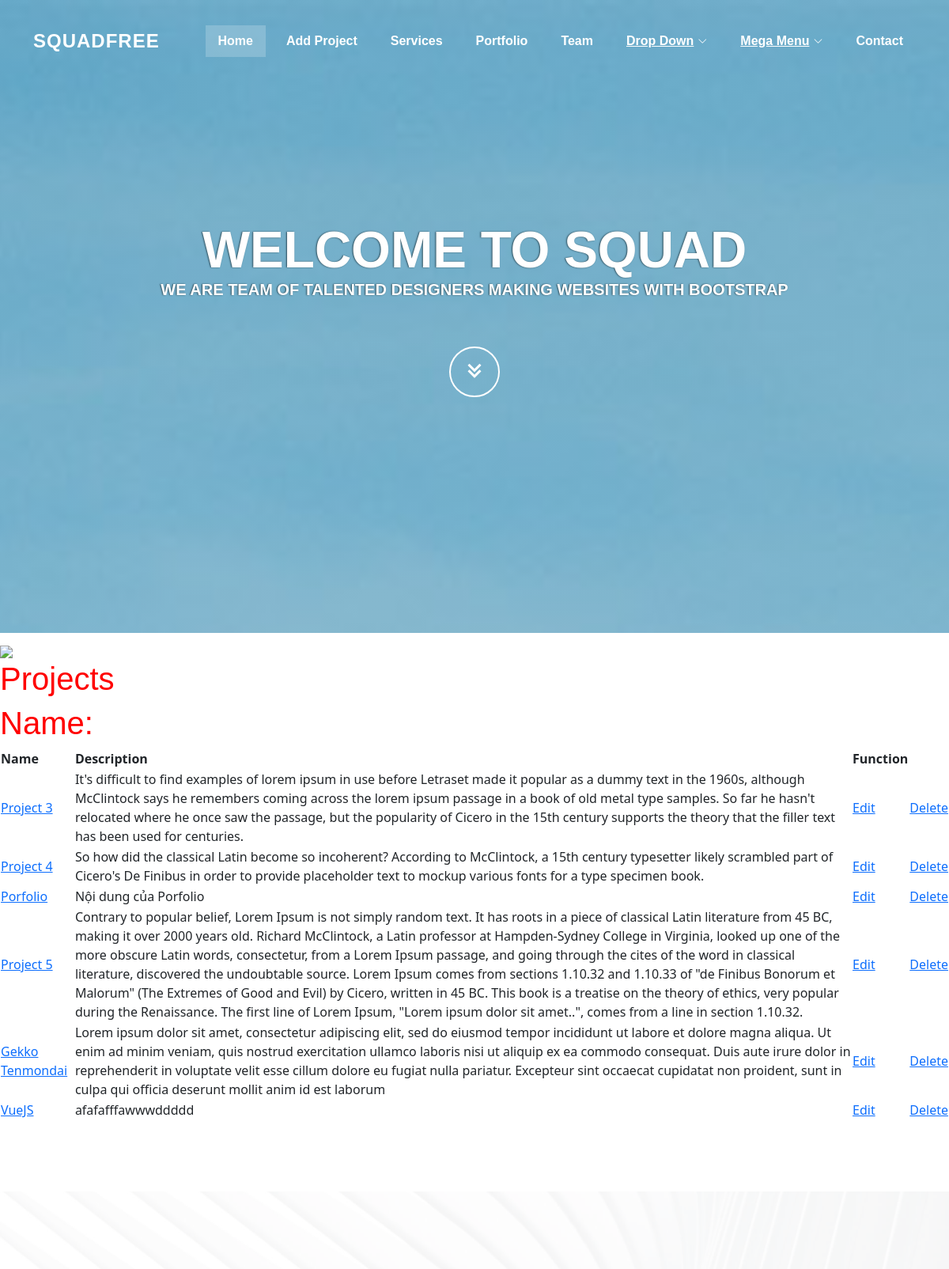
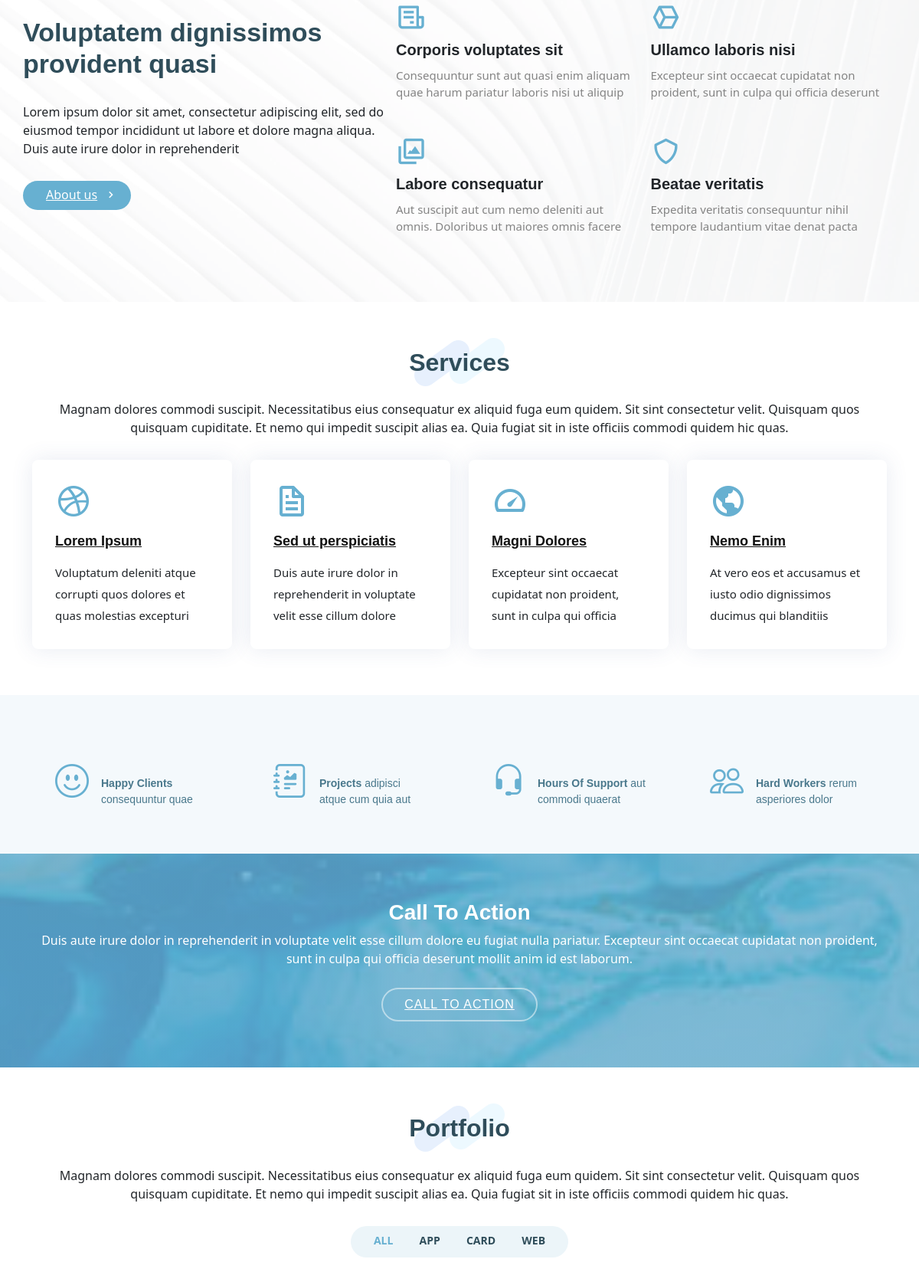
The page / (upper part) on the database its author committed (2 pictures, top to bottom).
### projects/models.py (models this page shows, shortened)
class Project(models.Model):
    title = models.CharField(max_length=200)
    description = models.TextField(null=True, blank=True)
    feature_image = models.ImageField(
        null=True, blank=True, default="default.png")
    demo_link = models.CharField(max_length=1000, null=True, blank=True)
    source_link = models.CharField(max_length=1000, null=True, blank=True)
    vote_total = models.IntegerField(default=0)
    vote_ratio = models.IntegerField(default=0)
    tags = models.ManyToManyField('Tag', blank=True)
    created = models.DateTimeField(auto_now_add=True)
    id = models.UUIDField(default=uuid.uuid4, unique=True,
                          primary_key=True, editable=False)

### projects/views.py (the view)
# urls.py: path('', include('projects.urls'))
def projects(request):
    projects = Project.objects.all()
    context = {'projects': projects}
    return render(request, 'websites/projects.html', context)

### projects/templates/websites/projects.html
{% extends 'main.html' %} {% load static %} {% block content %}
<div class="main-project-content">
  <img style="width: 200px" src="{% static 'img/cat-img.jpg' %}" />
  <h1>Projects</h1>
  <h1>Name: {{name}}</h1>
  <table>
    <thead>
      <tr>
        <th>Name</th>
        <th>Description</th>
        <th>Function</th>
      </tr>
    </thead>
    <tbody>
      {% for item in projects %}
      <tr>
        <td><a href="{% url 'project' item.id %}">{{item.title}}</a></td>
        <td>{{item.description}}</td>
        <td><a href="{% url 'update-project' item.id %}">Edit</a></td>
        <td><a href="{% url 'delete-project' item.id %}">Delete</a></td>
      </tr>
      {% endfor %}
    </tbody>
  </table>
</div>
{% endblock content %}

### static/css/main.css (style rules this page uses)
body { background-color: aqua; }
h1 { font-size: 40px; color: red; }
.main-project-content { margin-top: 100px; }

### static/css/style.css (style rules this page uses)
body { font-family: "Open Sans", sans-serif; color: #444444; background-color: aqua; }
a { text-decoration: none; color: #67b0d1; }
h1, h2, h3, h4, h5, h6 { font-family: "Raleway", sans-serif; }

### rows shown on the page
Project: title "Project 3", description "It's difficult to find examples of lorem ipsum in use before Letraset made it popular as a dummy text in the 1960s, although McClintock says he remembers coming across the lorem ipsum passage in a book of old metal type samples. So far he hasn't relocated where he once saw the passage, but the popularity of Cicero in the 15th century supports the theory that the filler text has been used for centuries."
Project: title "Project 4", description "So how did the classical Latin become so incoherent? According to McClintock, a 15th century typesetter likely scrambled part of Cicero's De Finibus in order to provide placeholder text to mockup various fonts for a type specimen book."
Project: title "Porfolio", description "Nội dung của Porfolio"
Project: title "Project 5", description "Contrary to popular belief, Lorem Ipsum is not simply random text. It has roots in a piece of classical Latin literature from 45 BC, making it over 2000 years old. Richard McClintock, a Latin professor at Hampden-Sydney College in Virginia, looked up one of the more obscure Latin words, consectetur, from a Lorem Ipsum passage, and going through the cites of the word in classical literature, discovered the undoubtable source. Lorem Ipsum comes from sections 1.10.32 and 1.10.33 of \"de Finibus Bonorum et Malorum\" (The Extremes of Good and Evil) by Cicero, written in 45 BC. This book is a treatise on the theory of ethics, very popular during the Renaissance. The first line of Lorem Ipsum,…"
Project: title "Gekko Tenmondai", description "Lorem ipsum dolor sit amet, consectetur adipiscing elit, sed do eiusmod tempor incididunt ut labore et dolore magna aliqua. Ut enim ad minim veniam, quis nostrud exercitation ullamco laboris nisi ut aliquip ex ea commodo consequat. Duis aute irure dolor in reprehenderit in voluptate velit esse cillum dolore eu fugiat nulla pariatur. Excepteur sint occaecat cupidatat non proident, sunt in culpa qui officia deserunt mollit anim id est laborum"
Project: title "VueJS", description "afafafffawwwddddd"
